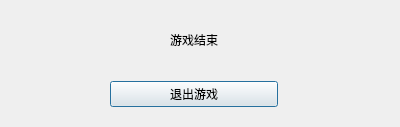
<?xml version="1.0" encoding="UTF-8"?>
<ui version="4.0">
 <class>end_game</class>
 <widget class="QDialog" name="end_game">
  <property name="geometry">
   <rect>
    <x>0</x>
    <y>0</y>
    <width>400</width>
    <height>127</height>
   </rect>
  </property>
  <property name="windowTitle">
   <string>Dialog</string>
  </property>
  <widget class="QLabel" name="label">
   <property name="geometry">
    <rect>
     <x>170</x>
     <y>30</y>
     <width>171</width>
     <height>20</height>
    </rect>
   </property>
   <property name="text">
    <string>游戏结束</string>
   </property>
  </widget>
  <widget class="QWidget" name="layoutWidget">
   <property name="geometry">
    <rect>
     <x>110</x>
     <y>80</y>
     <width>168</width>
     <height>29</height>
    </rect>
   </property>
   <layout class="QHBoxLayout" name="horizontalLayout_3">
    <item>
     <layout class="QHBoxLayout" name="horizontalLayout_2">
      <item>
       <layout class="QHBoxLayout" name="horizontalLayout">
        <item>
         <widget class="QPushButton" name="pushButton_2">
          <property name="text">
           <string>退出游戏</string>
          </property>
         </widget>
        </item>
       </layout>
      </item>
     </layout>
    </item>
   </layout>
  </widget>
 </widget>
 <resources/>
 <connections>
  <connection>
   <sender>pushButton_2</sender>
   <signal>clicked()</signal>
   <receiver>end_game</receiver>
   <slot>close()</slot>
   <hints>
    <hint type="sourcelabel">
     <x>240</x>
     <y>96</y>
    </hint>
    <hint type="destinationlabel">
     <x>275</x>
     <y>68</y>
    </hint>
   </hints>
  </connection>
 </connections>
</ui>
